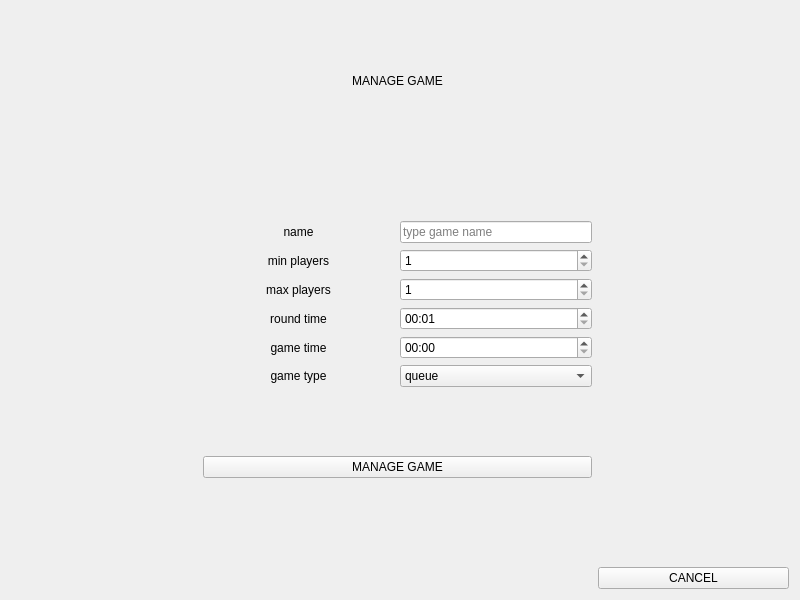
<?xml version="1.0" encoding="UTF-8"?>
<ui version="4.0">
 <class>Form</class>
 <widget class="QWidget" name="Form">
  <property name="geometry">
   <rect>
    <x>0</x>
    <y>0</y>
    <width>800</width>
    <height>600</height>
   </rect>
  </property>
  <property name="windowTitle">
   <string>Form</string>
  </property>
  <layout class="QGridLayout" name="gridLayout_2">
   <item row="0" column="0">
    <layout class="QGridLayout" name="gridLayout">
     <item row="11" column="1" colspan="2">
      <spacer name="verticalSpacer_5">
       <property name="orientation">
        <enum>Qt::Vertical</enum>
       </property>
       <property name="sizeHint" stdset="0">
        <size>
         <width>20</width>
         <height>40</height>
        </size>
       </property>
      </spacer>
     </item>
     <item row="13" column="1" colspan="2">
      <widget class="QPushButton" name="manageGameButton">
       <property name="text">
        <string>MANAGE GAME</string>
       </property>
      </widget>
     </item>
     <item row="2" column="1" colspan="2">
      <widget class="QLabel" name="manageGameLabel">
       <property name="text">
        <string>MANAGE GAME</string>
       </property>
       <property name="alignment">
        <set>Qt::AlignCenter</set>
       </property>
      </widget>
     </item>
     <item row="14" column="1" colspan="2">
      <spacer name="verticalSpacer_2">
       <property name="orientation">
        <enum>Qt::Vertical</enum>
       </property>
       <property name="sizeHint" stdset="0">
        <size>
         <width>20</width>
         <height>40</height>
        </size>
       </property>
      </spacer>
     </item>
     <item row="1" column="1" colspan="2">
      <spacer name="verticalSpacer_3">
       <property name="orientation">
        <enum>Qt::Vertical</enum>
       </property>
       <property name="sizeHint" stdset="0">
        <size>
         <width>20</width>
         <height>40</height>
        </size>
       </property>
      </spacer>
     </item>
     <item row="15" column="1">
      <spacer name="horizontalSpacer_2">
       <property name="orientation">
        <enum>Qt::Horizontal</enum>
       </property>
       <property name="sizeHint" stdset="0">
        <size>
         <width>40</width>
         <height>20</height>
        </size>
       </property>
      </spacer>
     </item>
     <item row="3" column="1" colspan="2">
      <spacer name="verticalSpacer_4">
       <property name="orientation">
        <enum>Qt::Vertical</enum>
       </property>
       <property name="sizeHint" stdset="0">
        <size>
         <width>20</width>
         <height>40</height>
        </size>
       </property>
      </spacer>
     </item>
     <item row="15" column="3">
      <spacer name="horizontalSpacer_4">
       <property name="orientation">
        <enum>Qt::Horizontal</enum>
       </property>
       <property name="sizeHint" stdset="0">
        <size>
         <width>40</width>
         <height>20</height>
        </size>
       </property>
      </spacer>
     </item>
     <item row="8" column="2">
      <widget class="QTimeEdit" name="roundTimeEdit">
       <property name="minimumTime">
        <time>
         <hour>0</hour>
         <minute>0</minute>
         <second>1</second>
        </time>
       </property>
       <property name="displayFormat">
        <string>mm:ss</string>
       </property>
      </widget>
     </item>
     <item row="15" column="2">
      <spacer name="horizontalSpacer_3">
       <property name="orientation">
        <enum>Qt::Horizontal</enum>
       </property>
       <property name="sizeHint" stdset="0">
        <size>
         <width>40</width>
         <height>20</height>
        </size>
       </property>
      </spacer>
     </item>
     <item row="6" column="2">
      <widget class="QSpinBox" name="minPlayersSpinBox">
       <property name="minimum">
        <number>1</number>
       </property>
       <property name="maximum">
        <number>20</number>
       </property>
      </widget>
     </item>
     <item row="7" column="1">
      <widget class="QLabel" name="maxPlayersLabel">
       <property name="text">
        <string>max players</string>
       </property>
       <property name="alignment">
        <set>Qt::AlignCenter</set>
       </property>
      </widget>
     </item>
     <item row="9" column="2">
      <widget class="QTimeEdit" name="gameTimeEdit">
       <property name="minimumTime">
        <time>
         <hour>0</hour>
         <minute>0</minute>
         <second>0</second>
        </time>
       </property>
       <property name="displayFormat">
        <string>mm:ss</string>
       </property>
      </widget>
     </item>
     <item row="8" column="1">
      <widget class="QLabel" name="roundTimeLabel">
       <property name="text">
        <string>round time</string>
       </property>
       <property name="alignment">
        <set>Qt::AlignCenter</set>
       </property>
      </widget>
     </item>
     <item row="9" column="1">
      <widget class="QLabel" name="gameTimeLabel">
       <property name="text">
        <string>game time</string>
       </property>
       <property name="alignment">
        <set>Qt::AlignCenter</set>
       </property>
      </widget>
     </item>
     <item row="6" column="1">
      <widget class="QLabel" name="minPlayersLabel">
       <property name="text">
        <string>min players</string>
       </property>
       <property name="alignment">
        <set>Qt::AlignCenter</set>
       </property>
      </widget>
     </item>
     <item row="15" column="0">
      <spacer name="horizontalSpacer">
       <property name="orientation">
        <enum>Qt::Horizontal</enum>
       </property>
       <property name="sizeHint" stdset="0">
        <size>
         <width>40</width>
         <height>20</height>
        </size>
       </property>
      </spacer>
     </item>
     <item row="4" column="1" colspan="2">
      <spacer name="verticalSpacer">
       <property name="orientation">
        <enum>Qt::Vertical</enum>
       </property>
       <property name="sizeHint" stdset="0">
        <size>
         <width>20</width>
         <height>40</height>
        </size>
       </property>
      </spacer>
     </item>
     <item row="7" column="2">
      <widget class="QSpinBox" name="maxPlayersSpinBox">
       <property name="minimum">
        <number>1</number>
       </property>
       <property name="maximum">
        <number>20</number>
       </property>
      </widget>
     </item>
     <item row="10" column="1">
      <widget class="QLabel" name="gameTypeLabel">
       <property name="text">
        <string>game type</string>
       </property>
       <property name="alignment">
        <set>Qt::AlignCenter</set>
       </property>
      </widget>
     </item>
     <item row="16" column="3">
      <widget class="QPushButton" name="cancelButton">
       <property name="text">
        <string>CANCEL</string>
       </property>
      </widget>
     </item>
     <item row="5" column="1">
      <widget class="QLabel" name="gameNameLabel">
       <property name="text">
        <string>name</string>
       </property>
       <property name="alignment">
        <set>Qt::AlignCenter</set>
       </property>
      </widget>
     </item>
     <item row="5" column="2">
      <widget class="QLineEdit" name="gameNameLineEdit">
       <property name="placeholderText">
        <string>type game name</string>
       </property>
      </widget>
     </item>
     <item row="10" column="2">
      <widget class="QComboBox" name="gameTypeComboBox">
       <property name="sizePolicy">
        <sizepolicy hsizetype="Preferred" vsizetype="Fixed">
         <horstretch>0</horstretch>
         <verstretch>0</verstretch>
        </sizepolicy>
       </property>
       <item>
        <property name="text">
         <string>queue</string>
        </property>
       </item>
      </widget>
     </item>
    </layout>
   </item>
  </layout>
 </widget>
 <resources/>
 <connections/>
</ui>
